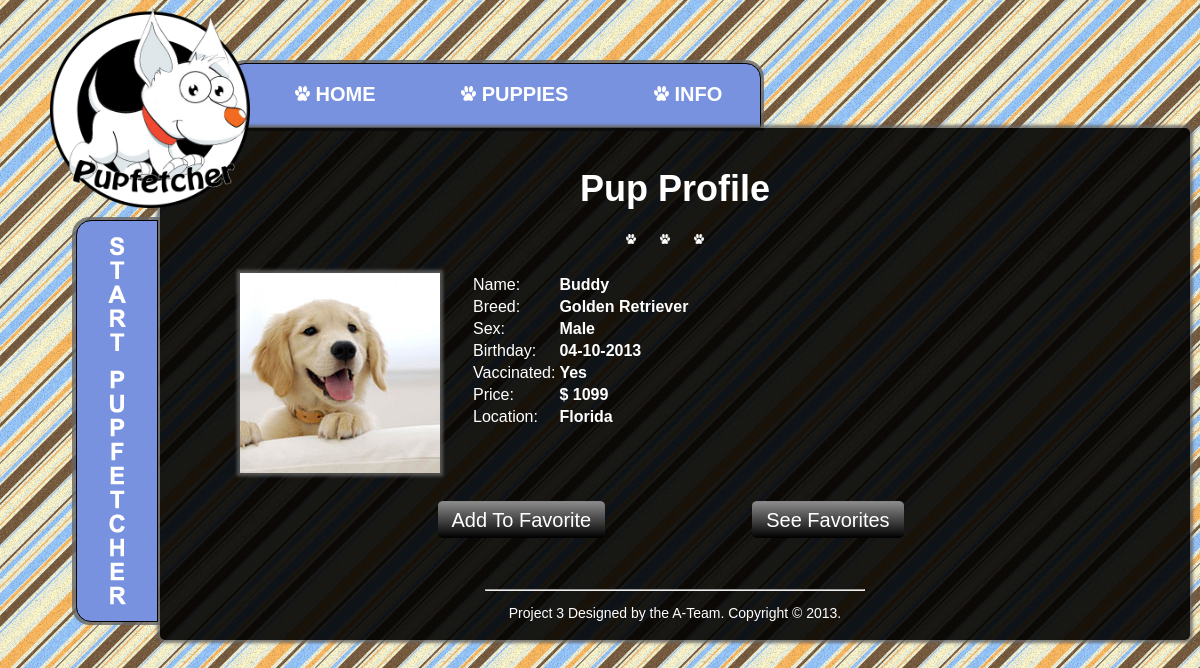
/pupInfo.php, run on the app's committed database.
### tables this page shows
CREATE TABLE `puppies` (
  `puppy_id` int(10) NOT NULL,
  `name` varchar(50) NOT NULL,
  `breed` varchar(100) NOT NULL,
  `sex` varchar(10) NOT NULL,
  `birthday` varchar(15) NOT NULL,
  `location` varchar(50) NOT NULL,
  `price` varchar(10) NOT NULL,
  `vaccination` int(1) NOT NULL,
  `img_name` varchar(100) NOT NULL
);

### pupInfo.php (the view, shortened to what this page needs)
</html><!DOCTYPE html PUBLIC "-//W3C//DTD XHTML 1.0 Transitional//EN" "http://www.w3.org/TR/xhtml1/DTD/xhtml1-transitional.dtd">
<html xmlns="http://www.w3.org/1999/xhtml">
  <head>
    <link rel="stylesheet" type="text/css" href="css/style.css">
    <link rel="stylesheet" type="text/css" href="css/pupInfo.css">
  </head>
  <body>
    <div class="container">
      <?php
        include("navBar.php");
      ?>
        <div class="contentProfile">
          <?php
            $q1 = "SELECT * FROM `puppies`";
            $blah = mysql_query($q1);
            while($puppy = mysql_fetch_assoc($blah))
            {
              $pupName = $puppy['name'];
              $breed = $puppy['breed'];
              $birthday = $puppy['birthday'];
              $sex = $puppy['sex'];
              if ($puppy['vaccination'] == 1)
                $vaccin = "Yes";
              else
                $vaccin = "No";
              $price = $puppy['price'];
              $location = $puppy['location'];
              $img = $puppy['img_name'];
            }
          ?>
          <div class="title">
            Pup Profile
           </div>
     <div class="paws">
     <img src="img/paw.png" name="paw" width="10" height="10" class="paw"/>
     <img src="img/paw.png" name="paw" width="10" height="10" class="paw"/>
     <img src="img/paw.png" name="paw" width="10" height="10" class="paw"/>
     </div>
     <div class="pupInfo">
         <div class="puppic">
    	<?php echo"<img src='$img' alt='Demo image' id='11' />"; ?>
      </div>
    <?php
            echo "<table>";
            echo "<tr><td>Name:</td><td><b>$pupName</b></td></tr>";
            echo "<tr><td>Breed:</td><td><b>$breed</b></td></tr>";
            echo "<tr><td>Sex:</td><td><b>$sex</b></td></tr>";
            echo "<tr><td>Birthday:</td><td><b>$birthday</b></td></tr>";
            echo "<tr><td>Vaccinated:</td><td><b>$vaccin</b></td></tr>";
            echo "<tr><td>Price:</td><td><b>$$price</b></td></tr>";
            echo "<tr><td>Location:</td><td><b>$location</b></td></tr>";
            echo "</table>";
    ?>
    </div>
    <div class="favorite">
    <a href="pupInfo.php" class="button" style="top: 236px; left: 199px;">Add To Favorite</a>
    <a href="pupInfo.php" class="button" style="top: 236px; left: 199px;">See Favorites</a>
    </div>
      <div class="footer">
      <hr/>
         <p>Project 3 Designed by the A-Team. Copyright &copy; 2013.</p>
        </div>
      </div>
    <?php
    include("sidebar.php");
    ?>
      </div>
  </body>
</html>

### css/style.css (style rules this page uses)
body { background-image: url(../img/tile2.png); background-color: #FFFFFF; background-repeat: repeat; font-family: Helvetica,Arial, sans-serif; font-weight: normal; }
.container { width: 1100px; margin: 0 auto; }
.title { font-size: 36px; text-align: center; font-weight: bold; margin-bottom: 20px; color: #FFF; }
.paws { margin-top:15px; text-align:center; }
.paw { padding-right:20px; }
table { color:rgb(255,255,255); white-space: normal; line-height: normal; font-weight: normal; font-size: medium; font-variant: normal; font-style: normal; text-align: start; }
.footer { padding-left:30%; padding-right:30%; text-align:center; font-size: 14px; color: #FFF; }
a:link { color: #FFFFFF; text-decoration: none; }

### css/pupInfo.css (style rules this page uses)
.contentProfile { background-image: url(../img/back_cell2.png); background-repeat: repeat; height:auto; width: 950px; margin-left:110px; margin-top:-80px; padding:40px; padding-bottom:5px; -moz-box-shadow: 0 0 3px 3px rgba(100, 100, 100, 0.8); -webkit-box-shadow: 0 0 3px 3px rgba(100, 100, 100, 0.8); box-shadow: 0 0 3px 3px rgba(100, 100, 100, 0.8); -moz-border-radius: 5px; -webkit-border-radius: 5px; -khtml-border-radius: 5px; border-radius: 5px; position:relative; z-index:1; }
.puppic { float:left; margin-right: 30px; -moz-box-shadow: 0 0 3px 3px rgba(100, 100, 100, 0.8); -webkit-box-shadow: 0 0 3px 3px rgba(100, 100, 100, 0.8); box-shadow: 0 0 3px 3px rgba(100, 100, 100, 0.8); }
.pupInfo { padding-top: 25px; margin-left: 40px; padding-right: 10%; margin-bottom: 80px; color: rgb(255,255,255); }
.pupInfo td { color: rgb(255,255,255); }
.favorite { margin-left:25%; padding-bottom: 50px; }
.button { width:200px; height:100px; margin-right:20%; border-top: 1px solid #858585; background: #000000; background: -webkit-gradient(linear, left top, left bottom, from(#8a8a8a), to(#000000)); background: -moz-linear-gradient(top, #8a8a8a, #000000); padding: 7px 14px; -webkit-border-radius: 5px; -moz-border-radius: 5px; border-radius: 5px; color: white; font-size: 20px; font-family: helvetica, arial, Georgia, serif; text-decoration: none; vertical-align: middle; }

### data on the page
puppies: name "Buddy", breed "Golden Retriever", sex "Male", birthday "04-10-2013", vaccination "Yes", price "1099", location "Florida"
